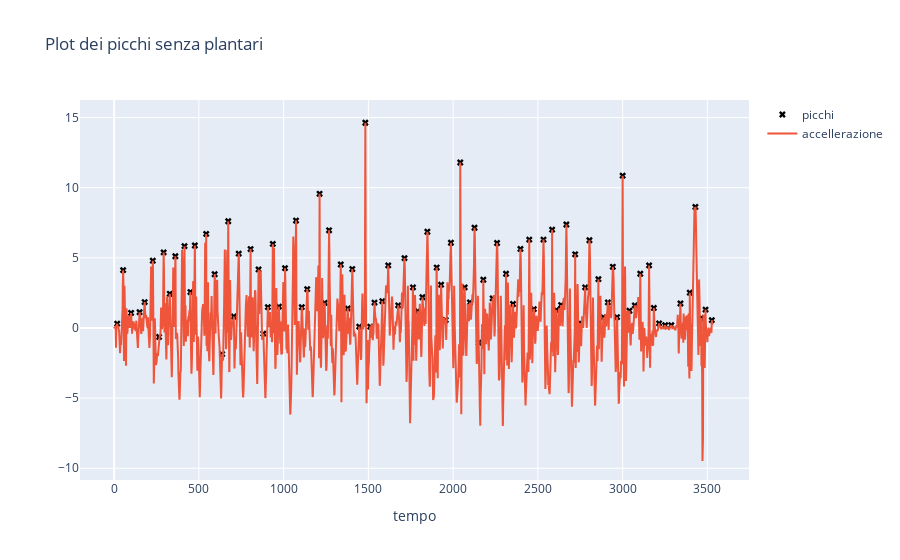
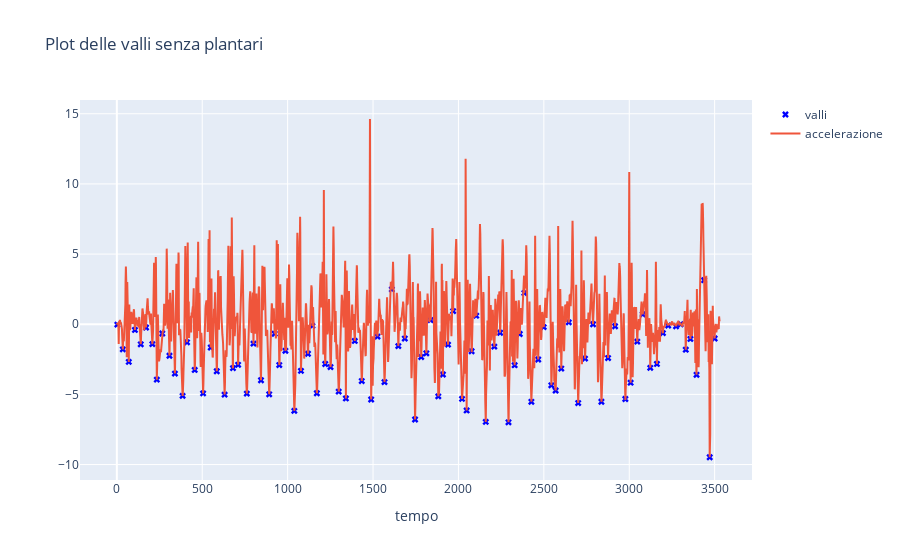

The cell these charts' notebook holds for them, in order:
### Markdown cell above
<h3> Calcolo le valli e i picchi della camminata senza plantari  </h3>

### Code cell
signal = df_acce_without['x']
min_distance = 25
peaks_without, _ = find_peaks(signal, distance=min_distance)
valleys_without, _ = find_peaks(-signal, distance=min_distance)

#plot picchi
fig1 = go.Figure()
fig1.add_trace(go.Scatter(x=list(peaks_without), y=signal[peaks_without], mode='markers', marker=dict(symbol='x',color='black'),name="picchi"))
fig1.add_trace(go.Scatter(x=list(range(len(signal))), y=signal, mode='lines',name="accellerazione"))
fig1.update_layout(xaxis_title='tempo', yaxis_title='', title='Plot dei picchi senza plantari')

fig1.show()

print("Indici dei picchi:", peaks_without)

mean_peak_value_without = np.mean(signal[peaks_without])
print('\n\nIl valore medio dei picchi è:',mean_peak_value_without)

#plot valli
fig2 = go.Figure()
fig2.add_trace(go.Scatter(x=list(valleys_without), y=signal[valleys_without], mode='markers', marker=dict(symbol='x',color='blue'), name="valli"))
fig2.add_trace(go.Scatter(x=list(range(len(signal))), y=signal, mode='lines', name="accelerazione"))
fig2.update_layout(xaxis_title='tempo', yaxis_title=' ', title='Plot delle valli senza plantari')

fig2.show()

print("Indici delle valli:", valleys_without)

mean_valleys_value_without = np.mean(signal[valleys_without])
print('\n\nIl valore medio delle valli è:',mean_valleys_value_without)

### Figure 1 — Plotly figure (JSON) as saved in the notebook; plotly's stock layout.template omitted (floating-point values rounded to 4 significant figures; data arrays with more than 128 entries replaced by an {"elided": "..."} marker saying what was removed)
{"data": [{"marker": {"color": "black", "symbol": "x"}, "mode": "markers", "name": "picchi", "type": "scatter", "x": [18, 53, 100, 150, 180, 228, 265, 292, 328, 361, 415, 450, 476, 543, 593, 637, 673, 706, 735, 805, 852, 880, 907, 936, 972, 1008, 1073, 1107, 1139, 1212, 1242, 1268, 1337, 1378, 1405, 1446, 1482, 1511, 1536, 1582, 1617, 1676, 1713, 1763, 1791, 1819, 1848, 1903, 1929, 1956, 1987, 2042, 2068, 2099, 2126, 2151, 2178, 2233, 2259, 2312, 2353, 2397, 2449, 2476, 2533, 2584, 2609, 2637, 2668, 2720, 2749, 2779, 2804, 2857, 2886, 2913, 2942, 2967, 3000, 3040, 3072, 3104, 3156, 3184, 3215, 3251, 3287, 3341, 3396, 3429, 3463, 3489, 3526], "y": [0.3044, 4.12, 1.071, 1.124, 1.843, 4.795, -0.6398, 5.387, 2.435, 5.112, 5.832, 2.559, 5.878, 6.705, 3.83, -1.86, 7.606, 0.8193, 5.298, 5.626, 4.17, -0.4026, 1.486, 5.993, 1.523, 4.264, 7.657, 1.486, 2.768, 9.565, 1.792, 6.96, 4.523, 1.395, 4.199, 0.09894, 14.63, 0.09605, 1.809, 1.915, 4.459, 1.612, 4.977, 2.897, 1.191, 2.19, 6.858, 4.307, 3.084, 0.5703, 6.075, 11.8, 2.891, 1.815, 7.145, -1.048, 3.439, 2.112, 6.058, 3.864, 1.711, 5.631, 6.3, 1.341, 6.298, 7.009, 1.279, 1.636, 7.374, 5.253, 0.3601, 2.896, 6.253, 3.481, 0.7698, 1.823, 4.36, 0.7772, 10.86, 1.226, 1.609, 3.865, 4.461, 1.429, 0.3299, 0.1979, 0.1945, 1.744, 2.515, 8.627, 0.7095, 1.31, 0.5566]}, {"mode": "lines", "name": "accellerazione", "type": "scatter", "x": {"elided": "3530 int values"}, "y": {"elided": "3530 float values"}}], "layout": {"title": {"text": "Plot dei picchi senza plantari"}, "xaxis": {"title": {"text": "tempo"}}, "yaxis": {"title": {"text": ""}}}}

### Figure 2 — Plotly figure (JSON) as saved in the notebook; plotly's stock layout.template omitted (floating-point values rounded to 4 significant figures; data arrays with more than 128 entries replaced by an {"elided": "..."} marker saying what was removed)
{"data": [{"marker": {"color": "blue", "symbol": "x"}, "mode": "markers", "name": "valli", "type": "scatter", "x": [3, 35, 70, 106, 140, 171, 208, 234, 266, 308, 340, 385, 411, 456, 505, 550, 585, 631, 680, 710, 761, 800, 844, 892, 924, 951, 987, 1039, 1078, 1119, 1145, 1171, 1220, 1251, 1299, 1341, 1393, 1434, 1489, 1526, 1567, 1610, 1648, 1686, 1746, 1782, 1812, 1837, 1882, 1909, 1939, 1969, 2021, 2048, 2077, 2104, 2160, 2210, 2244, 2293, 2329, 2359, 2386, 2427, 2467, 2499, 2544, 2569, 2602, 2646, 2701, 2741, 2788, 2837, 2876, 2917, 2977, 3008, 3047, 3079, 3123, 3162, 3197, 3228, 3274, 3301, 3331, 3358, 3394, 3438, 3471, 3500], "y": [-0.02707, -1.792, -2.686, -0.4061, -1.429, -0.2347, -1.416, -3.948, -0.6595, -2.245, -3.517, -5.104, -1.287, -3.26, -4.931, -1.658, -3.35, -5.018, -3.131, -2.893, -4.945, -1.381, -3.994, -4.995, -0.6786, -2.909, -1.895, -6.172, -3.327, -2.103, -0.12, -4.92, -2.833, -3.05, -4.802, -5.29, -1.192, -4.049, -5.365, -0.8772, -4.124, 2.483, -1.557, -1.02, -6.788, -2.339, -2.071, 0.2951, -5.139, -3.583, -1.454, 0.9351, -5.322, -6.145, -1.927, 0.6069, -6.962, -1.596, -0.6066, -6.988, -2.92, -0.6976, 2.222, -5.528, -2.513, -0.2052, -4.351, -4.723, -3.16, 0.1331, -5.618, -2.45, -0.002037, -5.524, -2.409, -0.1422, -5.328, -4.168, -1.238, 0.7084, -3.109, -2.831, -0.6334, -0.09156, -0.1436, -0.000719, -1.816, -1.047, -3.606, 3.14, -9.48, -1.017]}, {"mode": "lines", "name": "accelerazione", "type": "scatter", "x": {"elided": "3530 int values"}, "y": {"elided": "3530 float values"}}], "layout": {"title": {"text": "Plot delle valli senza plantari"}, "xaxis": {"title": {"text": "tempo"}}, "yaxis": {"title": {"text": " "}}}}
